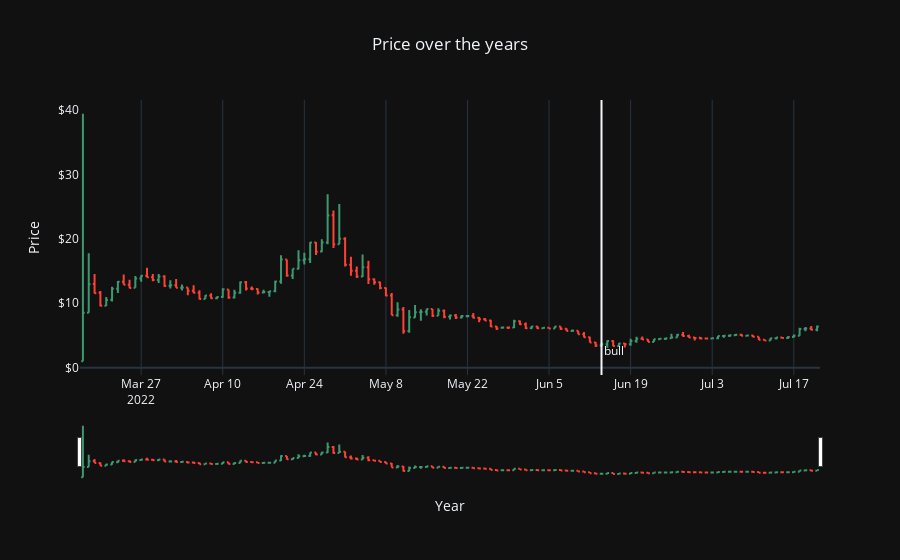

The cell this chart's notebook holds for it:
### Markdown cell above
### ApeCoin

### Code cell
#hasn't fullfilled the condition --> not once has it passed the 90 days condition
#However, since 2022-06-14 there were 4 times where it increased 20%
#2022-06-14 (20.23%) 2022-06-19 (24.59%) 2022-07-17 (25.84%) 2022-07-18 (22.33%)

raw_data=pd.read_csv('ApeCoin.csv')
raw_data.Date = pd.to_datetime(raw_data.Date)
raw_data["prevClose"] = raw_data.Close.shift(1)
raw_data['change'] = raw_data[['Open','prevClose']].pct_change(axis=1)['prevClose']
result = raw_data.loc[abs(raw_data['change']) > 0.20]
result.loc[:,('change')] = result.loc[:,('change')].multiply(100).round(2).astype(str) + "%"

def date_format(df):
    if isinstance(df, pd.DataFrame):
        if 'Date' in df.columns:
            df.Date = pd.to_datetime(df.Date)
            df[['Year','Month','Day']] = df.Date.apply(lambda x: pd.Series(x.strftime("%Y-%m-%d").split("-")))
    else:
        print("Invalid entry")
    return df
data=date_format(raw_data)
data['Close']=data['Close'].astype(float)
data['Open']=data['Open'].astype(float)
data['High']=data['High'].astype(float)
data['Low']=data['Low'].astype(float)
data['Year']=data['Year'].astype(int)
data['Month']=data['Month'].astype(int)
data['Day']=data['Day'].astype(int)

fig = go.Figure(data=go.Ohlc(x=data['Date'],
                open=data['Open'],
                high=data['High'],
                low=data['Low'],
                close=data['Close']))

fig.update_layout(template='plotly_dark',
    title='Price over the years',
    xaxis_title="Year",
    yaxis_title='Price',title_x=0.5,
    shapes = [dict(x0='2022-06-14', x1='2022-06-14', y0=0, y1=1, xref='x', yref='paper',line_width=2)],
    annotations=[dict(x='2022-06-14', y=0.05, xref='x', yref='paper',showarrow=False, xanchor='left', text='bull')]
)

fig.update_yaxes( # the y-axis is in dollars
    tickprefix="$", showgrid=False
)

fig.update_xaxes(
     showgrid=True
)

fig.show()
